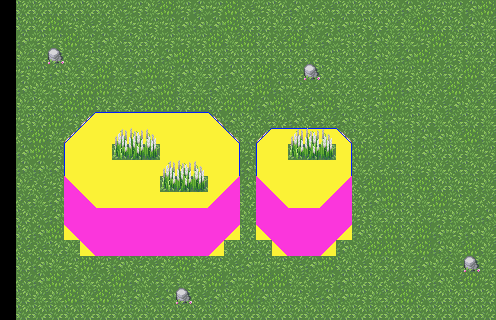

A 2D game scene composited from a Tiled map and its tileset images. What follows is a short description and the map's XML, with each tile layer's data collapsed to a summary:
An orthogonal 31x20 tile map with 16x16 px tiles, 4 tile layers (0, 0, :shape:, 0), 3 hidden layers not drawn, 4 tilesets and 6 objects.

<map version="1.10" tiledversion="1.10.1" orientation="orthogonal" renderorder="right-down" width="31" height="20" tilewidth="16" tileheight="16" infinite="0" nextlayerid="24" nextobjectid="26">
 <tileset firstgid="1" source="tilesets/spring_forest.tsx" />
 <tileset firstgid="673" source="tilesets/shape.tsx" />
 <tileset firstgid="1697" source="tilesets/spring_trees.tsx" />
 <tileset firstgid="1700" name="spring_forest_internal" tilewidth="16" tileheight="16" tilecount="672" columns="32">
  <image source="tilesets/spring_forest.png" width="512" height="336" />
 </tileset>
 <group id="2" name="ground">
  <layer id="1" name="0" width="31" height="20">
   <data>[620 cells, 600 non-empty, 7 distinct tile ids]</data>
  </layer>
  <layer id="6" name=":shape:" width="31" height="20" visible="0">
   <data>[620 cells, 600 non-empty, 1 distinct tile ids]</data>
  </layer>
 </group>
 <group id="3" name="platforms">
  <layer id="4" name="0" width="31" height="20">
   <data>[620 cells, 141 non-empty, 38 distinct tile ids]</data>
  </layer>
  <layer id="5" name=":shape:" width="31" height="20">
   <data>[620 cells, 141 non-empty, 11 distinct tile ids]</data>
  </layer>
 </group>
 <group id="12" name="platforms_foliage">
  <properties>
   <property name="offset" type="float" value="3" />
  </properties>
  <layer id="13" name="0" width="31" height="20">
   <data>[620 cells, 18 non-empty, 6 distinct tile ids]</data>
  </layer>
  <layer id="14" name=":shape_graphics:" width="31" height="20" visible="0">
   <data>[620 cells, 18 non-empty, 2 distinct tile ids]</data>
  </layer>
 </group>
 <group id="9" name="foliage">
  <objectgroup id="17" name="0">
   <object id="17" gid="1697" x="16" y="128" width="80" height="112" />
   <object id="18" gid="1699" x="400" y="176" width="80" height="112" />
   <object id="19" gid="1698" x="336" y="304" width="80" height="112" />
   <object id="20" gid="1697" x="80" y="304" width="80" height="112" />
   <object id="21" gid="1697" x="288" y="128" width="80" height="112" />
   <object id="25" gid="1699" x="192" y="112" width="80" height="112" />
  </objectgroup>
  <layer id="18" name=":shape_collision:" width="31" height="20" visible="0">
   <data>[620 cells, 39 non-empty, 2 distinct tile ids]</data>
  </layer>
 </group>
</map>
